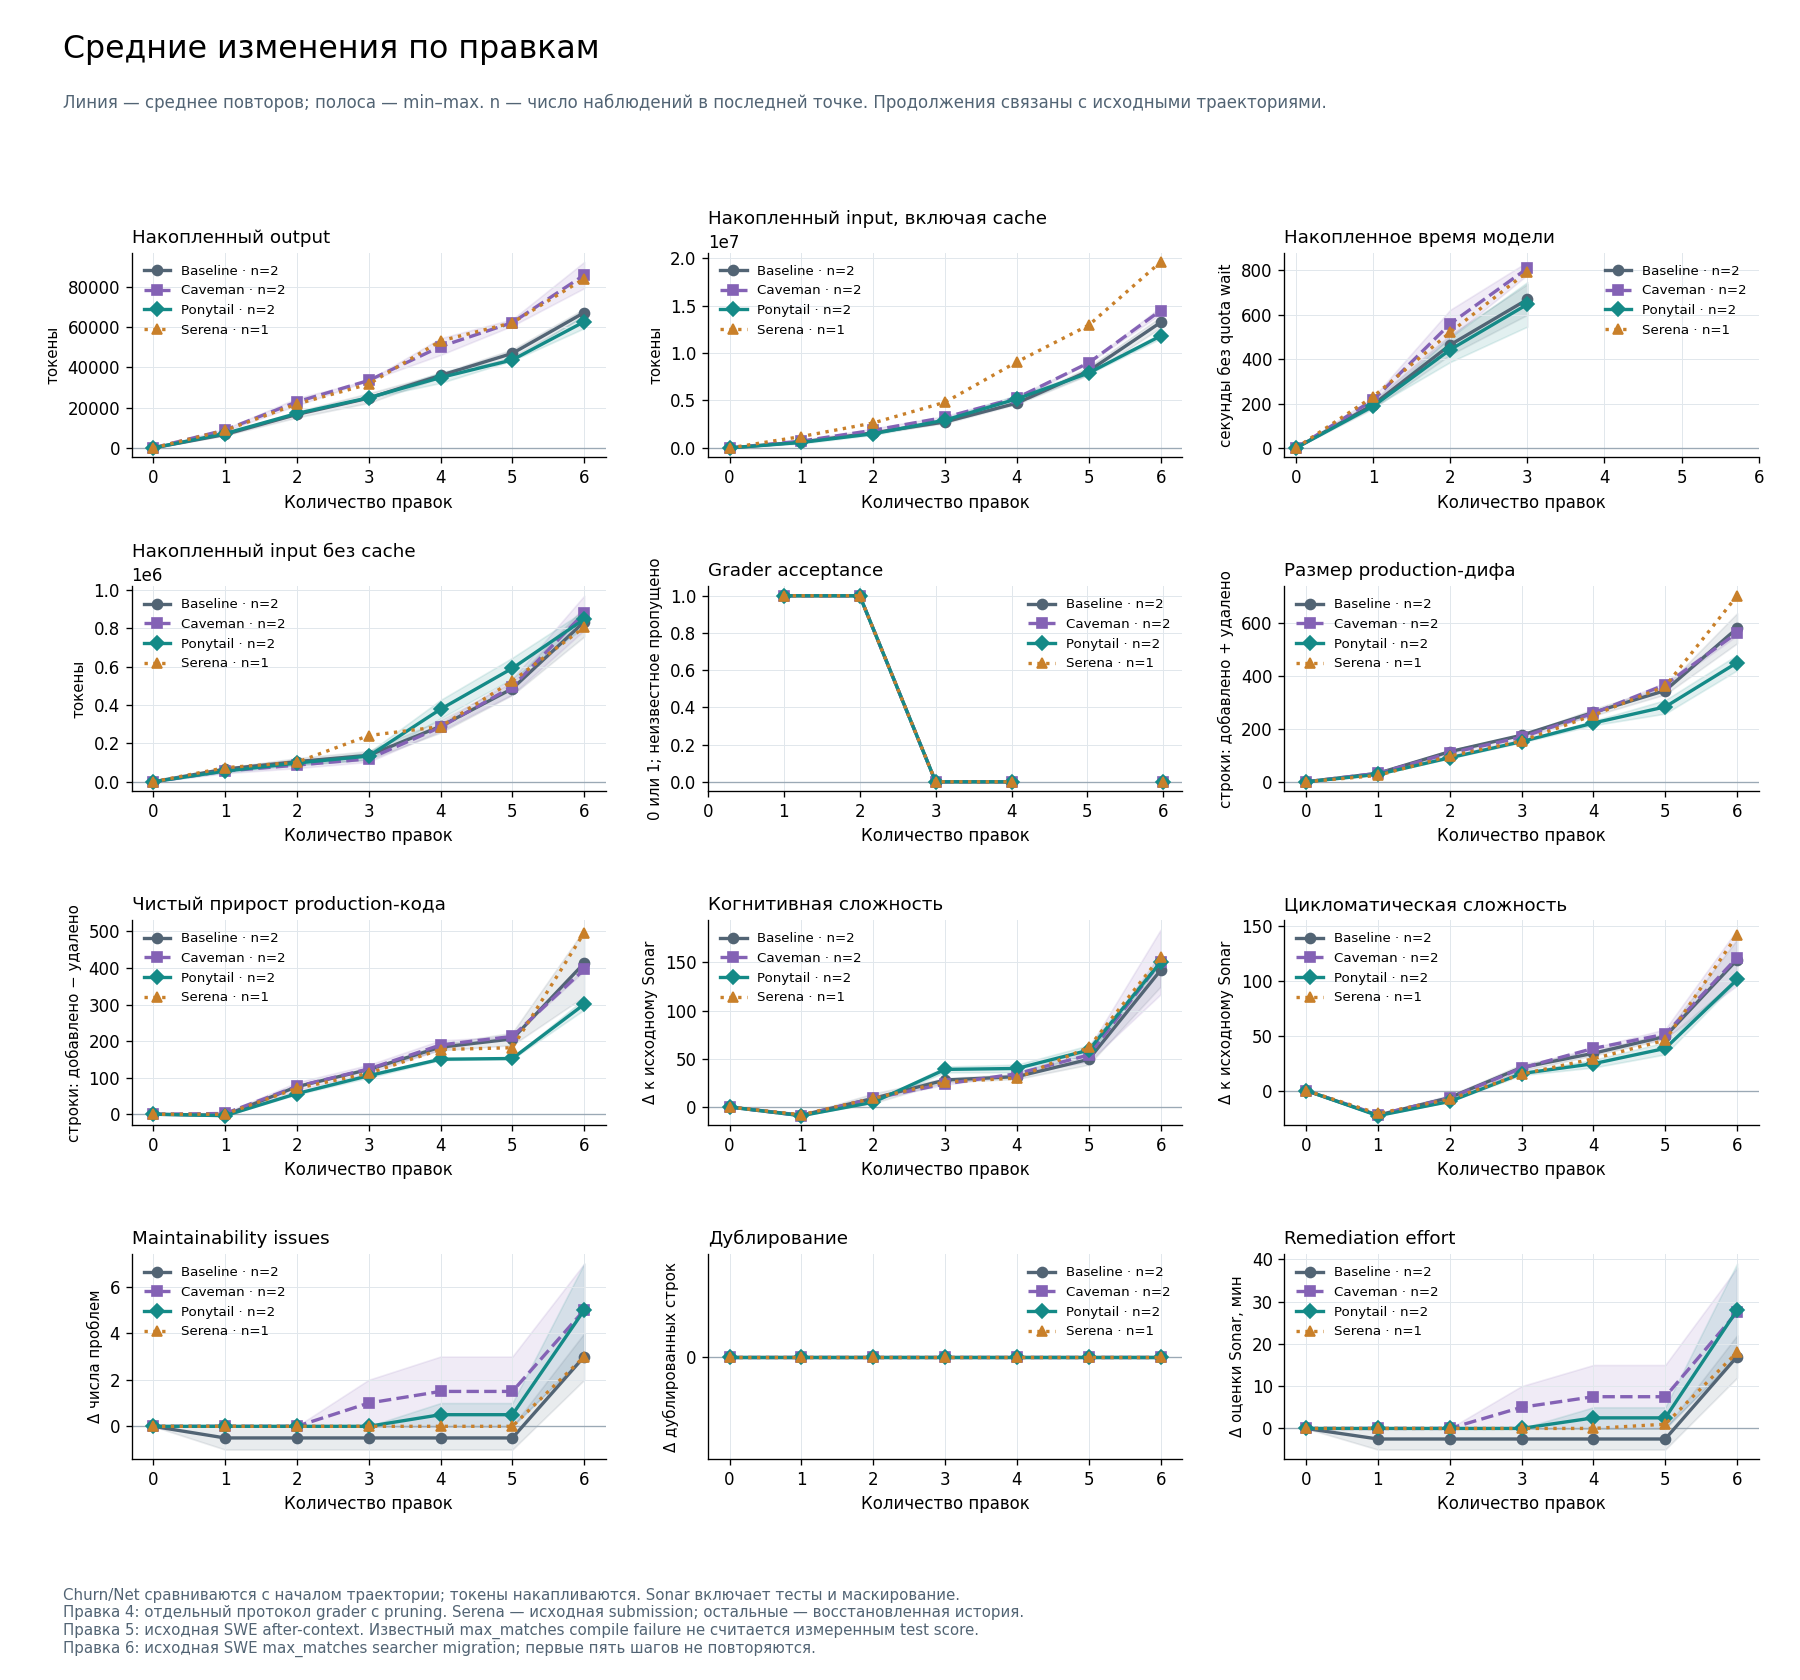

This chart was generated by the following Python code:
"""Render the primary mean curves; no model or benchmark execution."""

import argparse
import hashlib
import json
from pathlib import Path
import sys

import matplotlib
matplotlib.use('Agg')
import matplotlib.pyplot as plt
from matplotlib.backends.backend_pdf import PdfPages

HERE=Path(__file__).resolve().parent
ROOT=HERE.parents[1]
sys.path.insert(0,str(ROOT))
from experiment.curves import aggregate
from reports.plots.current_view import comparison_view
from reports.plots.extension_view import append_fourth

COLORS={'baseline':'#526474','caveman':'#8462b5','ponytail':'#148a87','serena':'#c9802a','ecc':'#ce4862'}
STYLES={'baseline':'-o','caveman':'--s','ponytail':'-D','serena':':^','ecc':'-P'}
NAMES={'baseline':'Baseline','caveman':'Caveman','ponytail':'Ponytail','serena':'Serena','ecc':'ECC offline'}
MEASURES=[('output_tokens','Накопленный output','токены'),
          ('input_tokens','Накопленный input, включая cache','токены'),
          ('model_seconds','Накопленное время модели','секунды без quota wait'),
          ('uncached_input_tokens','Накопленный input без cache','токены'),
          ('grader_acceptance','Grader acceptance','0 или 1; неизвестное пропущено'),
          ('churn_prod_loc','Размер production-дифа','строки: добавлено + удалено'),
          ('net_prod_loc','Чистый прирост production-кода','строки: добавлено − удалено'),
          ('sonar_delta_cognitive_complexity','Когнитивная сложность','Δ к исходному Sonar'),
          ('sonar_delta_complexity','Цикломатическая сложность','Δ к исходному Sonar'),
          ('sonar_delta_software_quality_maintainability_issues','Maintainability issues','Δ числа проблем'),
          ('sonar_delta_duplicated_lines','Дублирование','Δ дублированных строк'),
          ('sonar_delta_software_quality_maintainability_remediation_effort','Remediation effort','Δ оценки Sonar, мин')]


def main():
    parser=argparse.ArgumentParser(description=__doc__)
    parser.add_argument('--refresh-data',action='store_true')
    args=parser.parse_args()
    if args.refresh_data:
        source=ROOT/'results/results.jsonl'
        # Linked extensions have no new independent prefix; append them explicitly below.
        rows=[json.loads(line) for line in source.read_text().splitlines() if line.strip()]
        data=aggregate([row for row in rows if not row.get('extension')])
        data['source_sha256']=hashlib.sha256(source.read_bytes()).hexdigest()
        (HERE/'mean_data.json').write_text(json.dumps(data,indent=2)+'\n')
    data=json.loads((HERE/'mean_data.json').read_text())
    cohorts=sorted({p['setup_fingerprint'] for p in data['points']})
    if not cohorts:raise ValueError('No completed measured points to plot')
    if args.refresh_data:
        combined=comparison_view(data,json.loads((ROOT/'reports/phase6c_experiment.json').read_text()),
                                 json.loads((ROOT/'reports/phase6_experiment.json').read_text()))
        combined=append_fourth(combined,rows)
        (HERE/'current_comparison.json').write_text(json.dumps(combined,indent=2)+'\n')
    else:
        combined=json.loads((HERE/'current_comparison.json').read_text())
    views=([(None,combined['points'],[v for v in NAMES if v != 'ecc'])] if combined['points'] else [])
    for cohort in cohorts:
        points=[p for p in data['points'] if p['setup_fingerprint']==cohort]
        variants=[v for v in NAMES if any(p['variant']==v for p in points)]
        views.append((cohort,points,variants))
    plt.rcParams.update({'font.family':'DejaVu Sans','font.size':10,'pdf.fonttype':42,'svg.fonttype':'none'})
    with PdfPages(HERE/'mean_comparison.pdf') as pdf:
        for cohort,points,variants in views:
            for paired in ((False,) if cohort is None or variants == ['ecc'] else (False,True)):
                fig,axes=plt.subplots(4,3,figsize=(15,14))
                for ax,(metric,title,unit) in zip(axes.flat,MEASURES):
                    ax.axhline(0,color='#9ba9b5',linewidth=.8)
                    observed=False
                    for variant in variants:
                        values=sorted([p for p in points if p['variant']==variant],key=lambda p:p['step'])
                        field='paired_delta' if paired else 'metrics'
                        if metric != 'grader_acceptance':
                            values=[p for p in values if p[field][metric]['mean'] is not None]
                        if not values:
                            ax.plot([],[],STYLES[variant],color=COLORS[variant],label=NAMES[variant]+' · нет данных')
                            continue
                        observed=True
                        x=[p['step'] for p in values]
                        stats=[p[field][metric] for p in values]
                        if metric != 'grader_acceptance':
                            x.insert(0,0);stats.insert(0,{'mean':0,'min':0,'max':0,'n':0})
                        label=f"{NAMES[variant]} · n={values[-1][field][metric]['n']}"
                        ax.plot(x,[s['mean'] if s['mean'] is not None else float('nan') for s in stats],STYLES[variant],color=COLORS[variant],linewidth=2,label=label)
                        if any(s['n'] > 1 for s in stats):
                            ax.fill_between(x,[s['min'] if s['min'] is not None else float('nan') for s in stats],
                                            [s['max'] if s['max'] is not None else float('nan') for s in stats],color=COLORS[variant],alpha=.12)
                    ax.set_title(title,loc='left',fontsize=11)
                    ax.set_xlabel('Количество правок')
                    axis_unit=unit
                    if paired:
                        axis_unit='строки' if metric in ('churn_prod_loc','net_prod_loc') else unit.replace('Δ к исходному Sonar','единицы')
                    ax.set_ylabel(axis_unit,fontsize=9)
                    ax.set_xticks(range(max(p['step'] for p in points)+1))
                    ax.grid(True,color='#e1e7ec',linewidth=.6)
                    ax.spines[['top','right']].set_visible(False)
                    ax.legend(frameon=False,fontsize=8,loc='best')
                    if not observed:
                        ax.text(.5,.35,'Нет завершённых пар' if paired else 'Нет измерений',
                                transform=ax.transAxes,ha='center',color='#526474',fontsize=10)
                    if all(abs(value)<1e-12 for line in ax.lines for value in line.get_ydata()):
                        ax.set_ylim(-1,1);ax.set_yticks([0])
                title='Средние изменения по правкам' if not paired else 'Средние парные дельты к baseline по правкам'
                fig.suptitle(title,x=.035,ha='left',fontsize=19,fontweight='medium')
                subtitle='Линия — среднее повторов; полоса — min–max. n — число наблюдений в последней точке.'
                if variants == ['ecc']:
                    subtitle='ECC offline: одна траектория, n=1; без полос и выводов о статистической значимости.'
                fig.text(.035,.936,subtitle+(' Один cohort.' if cohort else ' Продолжения связаны с исходными траекториями.'),fontsize=10,color='#526474')
                provenance=('Serena: исходный runtime; остальные: offline-сборка с тем же Codex 0.163.0. Средние каждой линии сохранены.'
                            if cohort is None else 'Правка 0 — исходная точка отсчёта. Мало повторов; полосы не являются доверительным интервалом. Cohort: '+cohort[:12])
                if cohort is None and combined.get('extension_sources'):
                    provenance='Правка 4: отдельный протокол grader с pruning. Serena — исходная submission; остальные — восстановленная история.'
                    if any(p['step']==5 for p in combined['points']):
                        provenance+='\nПравка 5: исходная SWE after-context. Известный max_matches compile failure не считается измеренным test score.'
                    if any(p['step']==6 for p in combined['points']):
                        provenance+='\nПравка 6: исходная SWE max_matches searcher migration; первые пять шагов не повторяются.'
                fig.text(.035,.016,'Churn/Net сравниваются с началом траектории; токены накапливаются. Sonar включает тесты и маскирование.\n'
                         +provenance,fontsize=9,color='#526474')
                fig.tight_layout(rect=(.015,.09,.99,.915),h_pad=2,w_pad=2)
                suffix='mean_deltas' if paired else 'mean_curves'
                extra='_current' if cohort is None else '_'+cohort[:8] if len(cohorts)>1 or combined['points'] else ''
                fig.savefig(HERE/(suffix+extra+'.png'),dpi=120,facecolor='white')
                svg=HERE/(suffix+extra+'.svg')
                fig.savefig(svg,facecolor='white')
                svg.write_text('\n'.join(line.rstrip() for line in svg.read_text().splitlines())+'\n')
                if cohort is None:
                    (HERE/'mean_curves.png').write_bytes((HERE/(suffix+extra+'.png')).read_bytes())
                    (HERE/'mean_curves.svg').write_bytes(svg.read_bytes())
                pdf.savefig(fig,facecolor='white');plt.close(fig)
    print('Mean curves rendered:',len(views),'views from',len(cohorts),'source cohorts.')


if __name__=='__main__':main()
